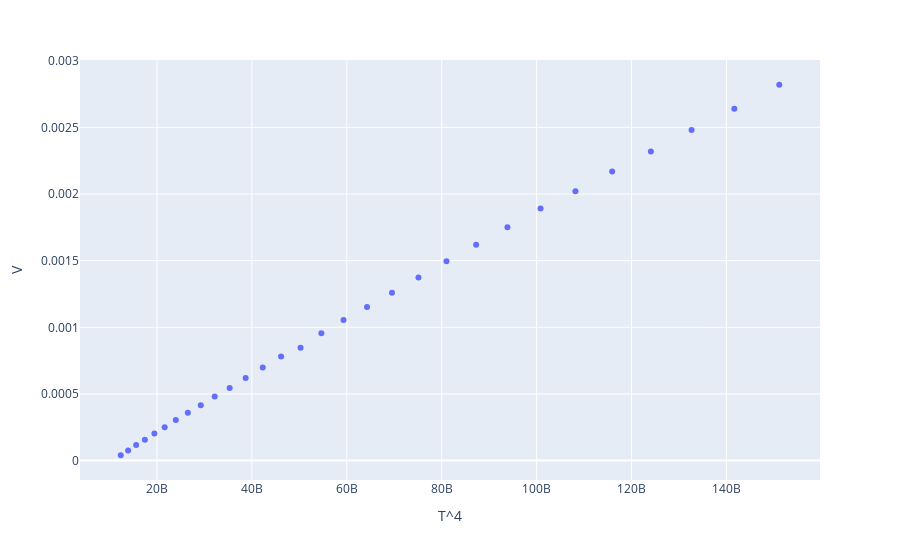

Source (notebook cell):
### Code cell
fV_T_df.plot(backend="plotly", x="T^4", y="V", kind="scatter")
